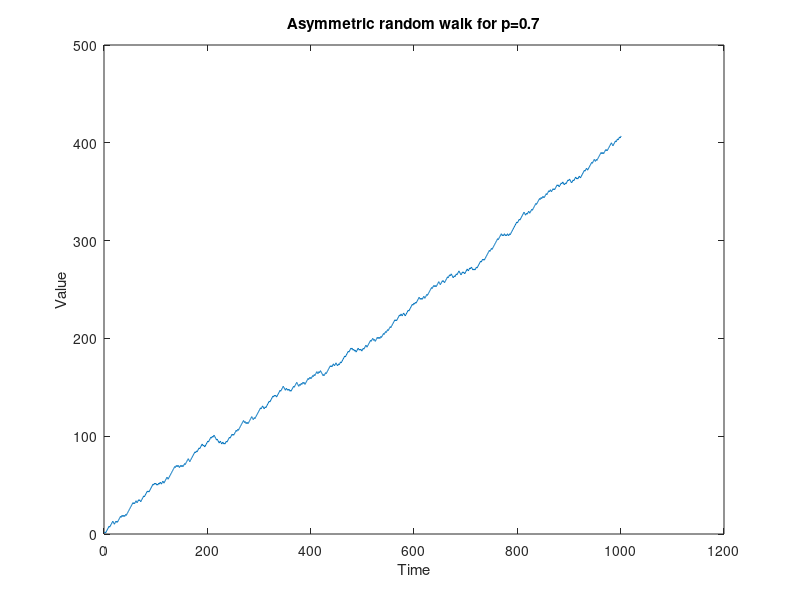

MATLAB code for this plot:
clear;
clc;
dt=.1;
t = 0:dt:100;
n= length(t);
mn = zeros(1,n);
msd = zeros(1,n);

p=.7;
q=1-p;
a = zeros(1,n);
count=0;
m = 100;
mn = zeros(1,m);

for j=1:m;
    count=0;
for i=1:n
    x = rand();
    if x<p;
        count=count+1;
        mn(j) = mn(j)+1;
    else
        count=count-1;
        mn(j) = mn(j) - 1;
    end;
    a(1,i) = count;
end;
    mn(j) = mean(a);
    msd(j) = mean(a.^2);
end;

firstmoment=mean(mn)
secondmoment=mean(msd)

plot(a);
title('Asymmetric random walk for p=0.7');
ylabel('Value');
xlabel('Time');
msd = zeros(1,m);